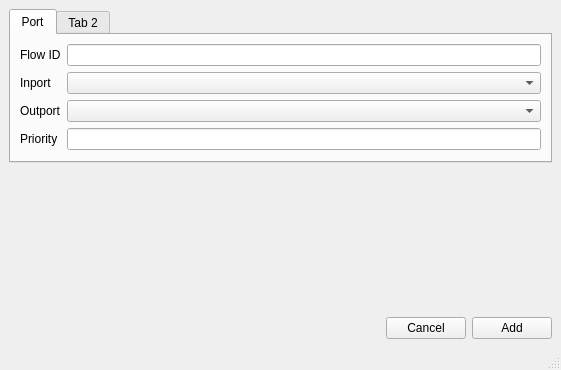
<?xml version="1.0" encoding="UTF-8"?>
<ui version="4.0">
 <class>AddFlowWindow</class>
 <widget class="QMainWindow" name="AddFlowWindow">
  <property name="geometry">
   <rect>
    <x>0</x>
    <y>0</y>
    <width>561</width>
    <height>370</height>
   </rect>
  </property>
  <property name="windowTitle">
   <string>Add Flow</string>
  </property>
  <widget class="QWidget" name="centralwidget">
   <layout class="QVBoxLayout" name="verticalLayout">
    <item>
     <widget class="QTabWidget" name="tabWidget">
      <widget class="QWidget" name="tab">
       <attribute name="title">
        <string>Port</string>
       </attribute>
       <layout class="QFormLayout" name="formLayout">
        <item row="0" column="0">
         <widget class="QLabel" name="label">
          <property name="text">
           <string>Flow ID</string>
          </property>
         </widget>
        </item>
        <item row="1" column="0">
         <widget class="QLabel" name="label_3">
          <property name="text">
           <string>Inport</string>
          </property>
         </widget>
        </item>
        <item row="2" column="0">
         <widget class="QLabel" name="label_4">
          <property name="text">
           <string>Outport</string>
          </property>
         </widget>
        </item>
        <item row="3" column="0">
         <widget class="QLabel" name="label_5">
          <property name="text">
           <string>Priority</string>
          </property>
         </widget>
        </item>
        <item row="0" column="1">
         <widget class="QLineEdit" name="data_flow_id"/>
        </item>
        <item row="3" column="1">
         <widget class="QLineEdit" name="data_priority"/>
        </item>
        <item row="1" column="1">
         <widget class="QComboBox" name="data_inport"/>
        </item>
        <item row="2" column="1">
         <widget class="QComboBox" name="data_outport"/>
        </item>
       </layout>
      </widget>
      <widget class="QWidget" name="tab_2">
       <attribute name="title">
        <string>Tab 2</string>
       </attribute>
      </widget>
     </widget>
    </item>
    <item>
     <widget class="QLabel" name="message">
      <property name="text">
       <string/>
      </property>
     </widget>
    </item>
    <item>
     <spacer name="verticalSpacer">
      <property name="orientation">
       <enum>Qt::Vertical</enum>
      </property>
      <property name="sizeHint" stdset="0">
       <size>
        <width>20</width>
        <height>40</height>
       </size>
      </property>
     </spacer>
    </item>
    <item>
     <layout class="QHBoxLayout" name="horizontalLayout_2">
      <item>
       <spacer name="horizontalSpacer">
        <property name="orientation">
         <enum>Qt::Horizontal</enum>
        </property>
        <property name="sizeHint" stdset="0">
         <size>
          <width>40</width>
          <height>20</height>
         </size>
        </property>
       </spacer>
      </item>
      <item>
       <widget class="QPushButton" name="btn_cancel">
        <property name="text">
         <string>Cancel</string>
        </property>
       </widget>
      </item>
      <item>
       <widget class="QPushButton" name="btn_add">
        <property name="text">
         <string>Add</string>
        </property>
       </widget>
      </item>
     </layout>
    </item>
   </layout>
  </widget>
  <widget class="QMenuBar" name="menubar">
   <property name="geometry">
    <rect>
     <x>0</x>
     <y>0</y>
     <width>561</width>
     <height>20</height>
    </rect>
   </property>
  </widget>
  <widget class="QStatusBar" name="statusbar"/>
 </widget>
 <resources/>
 <connections/>
</ui>
